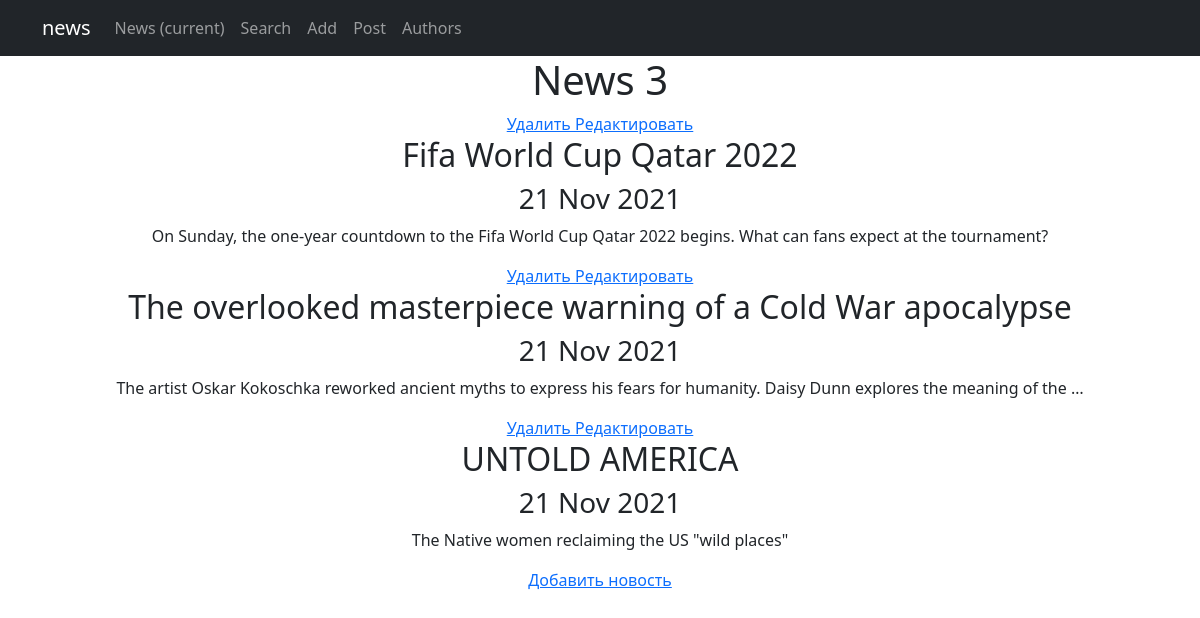
Page /news/ on the committed database.
### news/models.py (models this page shows, shortened)
class Post(models.Model):
    author = models.ForeignKey(Author, on_delete=models.CASCADE)
    NEWS = "NW"
    ARTICLE = "AR"
    CATEGORY_CHOICES = (
        (NEWS, "Новость"),
        (ARTICLE, "Статья")
    )
    categoryType = models.CharField(max_length=2, choices=CATEGORY_CHOICES, default=ARTICLE)
    dateCreation = models.DateTimeField(auto_now_add=True)
    postCategory = models.ManyToManyField(Category, through="PostCategory")
    title = models.CharField(max_length=128)
    text = models.TextField()
    rating = models.SmallIntegerField(default=0)

### news/views.py (the view)
# urls.py: path('', PostList.as_view()),
class PostList(ListView):
    model = Post
    context_object_name = 'Posts'
    template_name = 'news/post_list.html'
    queryset = Post.objects.all().order_by('-pk')
    paginate_by = 10

### news/templates/news/post_list.html (shortened to what this page needs)
{% extends 'flatpages/default.html' %}
{% load custom_filters %}
{% block content %}
<h1>News {{ Posts|length }}</h1>
{% for Post in Posts %}
 <a href="{% url 'delete' Post.id %}"><u> Удалить </u></a>
<a href="{% url 'edit' Post.id %}"><u>Редактировать</u></a>
<h2>{{ Post.title }}</h2>
<h3>{{ Post.dateCreation|date:'d M Y' }}</h3>
<p>{{ Post.text|truncatewords:20 }}</p>
{% endfor %}
<a href="{% url 'add' %}">Добавить новость</a> <br>
{% endblock content %}

### rows in the picture
Post: title "Fifa World Cup Qatar 2022", dateCreation "21 Nov 2021", text "On Sunday, the one-year countdown to the Fifa World Cup Qatar 2022 begins. What can fans expect at the tournament?"
Post: title "The overlooked masterpiece warning of a Cold War apocalypse", dateCreation "21 Nov 2021", text "The artist Oskar Kokoschka reworked ancient myths to express his fears for humanity. Daisy Dunn explores the meaning of the …"
Post: title "UNTOLD AMERICA", dateCreation "21 Nov 2021", text "The Native women reclaiming the US \"wild places\""

### other values in the picture
{{ Posts|length }} "3"
